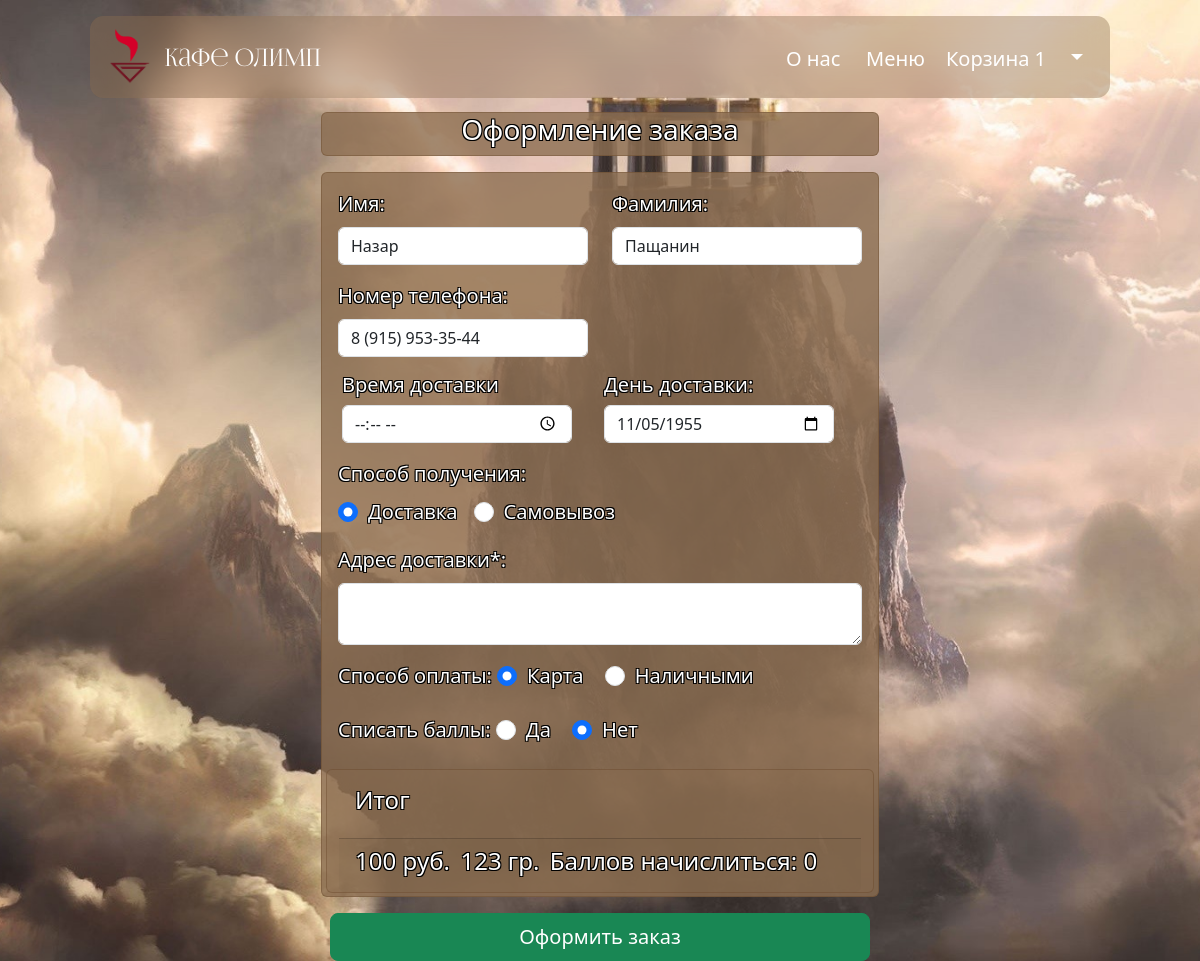
Page /orders/create_order/ (signed in) on the earlier database version.
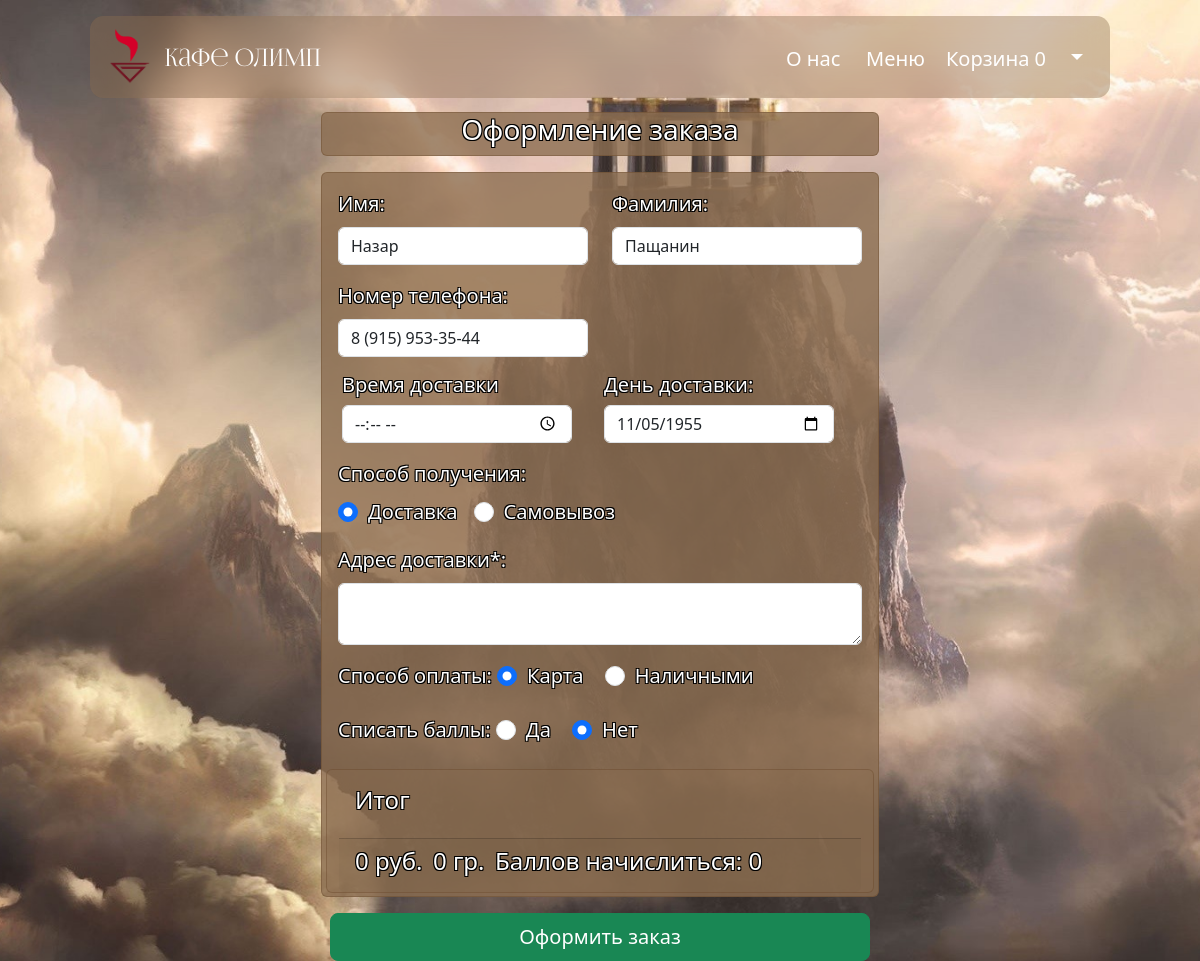
Same page on the later database version.
### users/models.py (models this page shows)
class User(AbstractUser):
    phone_number = PhoneNumberField(blank=True, unique=True, verbose_name="Номер телефона")
    loyalty_program = models.PositiveIntegerField(verbose_name="Баллы программы лояльности", default=0)

### products/models.py (models this page shows, shortened)
class Basket(models.Model):
    user = models.ForeignKey(to=User, on_delete=models.CASCADE)
    product = models.ForeignKey(to=Product, on_delete=models.CASCADE)
    quantity = models.PositiveSmallIntegerField(default=0)
    created_timestamp = models.DateTimeField(auto_now_add=True)
    objects = BasketQuerySet.as_manager()
    def sum_price(self):
        sum_price = self.product.price * self.quantity
        return sum_price
    def sum_weight(self):
        return self.product.weight * self.quantity

class Product(models.Model):
    name = models.CharField(max_length=256, verbose_name="Название")
    slug = models.SlugField(max_length=200, unique=True, blank=True, null=True, verbose_name='URL')
    description = models.TextField()
    price = models.DecimalField(max_digits=8, decimal_places=0, verbose_name="Цена")  # знаки после запятой и количество цифр в цене
    weight = models.DecimalField(max_digits=8, decimal_places=0, verbose_name="Вес")  # знаки после запятой и количество цифр в весе
    on_or_off = models.BooleanField(default=True, verbose_name="Продаётся")
    image = models.ImageField(upload_to='products_images')
    category = models.ForeignKey(to=ProductCategory, on_delete=models.PROTECT, verbose_name="Категория")
    class Meta:
        db_table = 'product'
        verbose_name = 'Продукт'
        verbose_name_plural = 'Продукты'
        ordering = ("id",)

### orders/views.py (the view)
# urls.py: path('create_order/', views.create_order, name='create_order'),
@login_required
def create_order(request):
    if request.method == 'POST':
        form = CreateOrderForm(data=request.POST)
        if form.is_valid():
            print(form.errors)
            try:
                with (((transaction.atomic()))):
                    user = request.user
                    basket_items = Basket.objects.filter(user=user)
                    if basket_items.exists():
                        order = Order.objects.create(
                            user=user,
                            phone_number=form.cleaned_data['phone_number'],
                            requires_delivery=form.cleaned_data['requires_delivery'],
                            delivery_address=form.cleaned_data['delivery_address'],
                            payment_on_get=form.cleaned_data['payment_on_get'],
                            deduct_points=form.cleaned_data['deduct_points'],
                            delivery_datetime=datetime.combine(form.cleaned_data['delivery_date'],
                                                               form.cleaned_data['delivery_time'])
                        )
                        for basket_item in basket_items:
                            product = basket_item.product
                            name = basket_item.product.name
                            price = basket_item.product.sell_price()
                            quantity = basket_item.quantity
                            weight = basket_item.product.weight
                            OrderItem.objects.create(
                                order=order,
                                product=product,
                                name=name,
                                price=price,
                                quantity=quantity,
                                weight=weight,
                            )
                            product.save()
                        if int(order.deduct_points) == 0:
                            order.total_cost = basket_total_sum_price(user)
                            order.save()
                        elif int(order.deduct_points) == 1:
                            order.total_cost = basket_total_sum_price2(user)
                            order.save()
                        baskets = Basket.objects.filter(user=user)
                        point = User.objects.get(id=user.id)
                        summing = BasketQuerySet.total_sum_price(baskets)
                        points = viewing_points(user)
                        if int(order.deduct_points) == 0:
                            point.loyalty_program = points
                        elif int(order.deduct_points) == 1:
                            if summing >= points:
                                point.loyalty_program = 0
                            elif summing < points:
                                point.loyalty_program = points - summing
                        point.save()
                        if order.payment_on_get == '0':
                            k = [i.product.name for i in basket_items]
                            text = ''
                            for i in range(len(k)):
                                text += str(k[i]) + ', '
                            text = text[:-2]
                            description = ' Номер заказа: ' + str(order.id) + ';' + ' Время доставки: ' + str(
                                order.delivery_datetime) + ';' + ' Список покупок: ' + text
                            urls = generate_payment_link(merchant_login=str('Cafe-Olimp'),
                                                         merchant_password_1=str('VKH6zCyE5mFL5iv5f8QV'),
                                                         cost=decimal.Decimal(order.total_cost),
                                                         number=int(order.id),
                                                         description=description)
                            try:
                                return redirect(urls)
                            finally:
                                basket_items.delete()
                        else:
                            basket_items.delete()
                            messages.success(request, 'Заказ оформлен!')
                            return redirect('users:history_of_orders')
            except ValidationError as e:
                messages.success(request, str(e))
                return redirect('basket:order')
        else:
            print(form.errors)
            print()
            print(form.non_field_errors)
    else:
        initial = {
            'first_name': request.user.first_name,
            'last_name': request.user.last_name,
            'phone_number': request.user.phone_number
        }
        form = CreateOrderForm(initial=initial)
    context = {
        'title': 'Оформление заказа',
        'form': form,
        'orders': True,
    }
    return render(request, 'orders/create_order.html', context=context)

### orders/forms.py
class CreateOrderForm(forms.Form):
    first_name = forms.CharField()
    last_name = forms.CharField()
    delivery_time = forms.TimeField()
    delivery_date = forms.DateField()
    phone_number = forms.CharField()
    requires_delivery = forms.ChoiceField(
        choices=[
            ("0", False),
            ("1", True),
        ],
    )
    delivery_address = forms.CharField(required=False)
    payment_on_get = forms.ChoiceField(
        choices=[
            ("0", 'False'),
            ("1", 'True'),
        ],
    )
    deduct_points = forms.ChoiceField(
        choices=[
            ("0", 'False'),
            ("1", 'True'),
        ],
    )

### orders/templatetags/order_dop.py (called while the page is built)
@register.simple_tag()
def basket_total_sum_price(user):
    baskets = Basket.objects.filter(user=user)
    summing = BasketQuerySet.total_sum_price(baskets)
    return decimal.Decimal(summing)

@register.simple_tag()
def basket_total_sum_weight(user):
    baskets = Basket.objects.filter(user=user)
    return BasketQuerySet.total_sum_weight(baskets)

@register.simple_tag()
def accrual_of_points1(user):
    return accrual_of_points(user, basket_total_sum_price(user))

### orders/templates/orders/create_order.html (shortened to what the changed rows need)
<!DOCTYPE html>
<html lang="ru">
{% extends 'products/base.html' %}
{% load static %}
{% block css %}
<link rel="stylesheet" href="{% static '/css/create_order.css' %}">
{% endblock %}
{% block content %}
<head>
</head>
<form action="{% url 'orders:create_order' %}" method="post">
    <div class="container">
        <div class="card col-md-6 col-xl-6">
            <div class="card-body">
                    <div class="row">
                        <div class="col-md-6 mb-3">
                            <label for="id_first_name" class="form-label">Имя:</label>
                            <input type="text" class="form-control" id="id_first_name"
                                value="{% if form.first_name.value %}{{ form.first_name.value }}{% endif %}"
                                name="first_name" required readonly>
                        </div>
                        <div class="col-md-6">
                            <label for="id_last_name" class="form-label">Фамилия:</label>
                            <input type="text" class="form-control" id="id_last_name" name="last_name"
                            value="{% if form.last_name.value %}{{ form.last_name.value }}{% endif %}"
                            required readonly>
                        </div>
                        <div class="col-md-6">
                            <label for="id_phone_number" class="form-label">Номер телефона:</label>
                            <input type="text" class="form-control" id="id_phone_number" name="phone_number"
                                value="{% if form.phone_number.value %}{{ form.phone_number.value }}{% endif %}"
                                required readonly>
                        </div>
                        <div class="card" id="card_7">
                            <div class="card-footer d-flex flex-row" id="order_price_and_points">
                                        {% include "orders/price_weight_points_not.html" %}
                            </div>
                        </div>
                    </div>
            </div>
        </div>
    </div>
</form>
{% endblock  %}

### products/templates/products/base.html (shortened to what this page needs)
<!DOCTYPE html>
<html lang="ru">
{% load static %}
{% load basket_tags %}
<head>
    <link href="{% static '/bootstrap/css/bootstrap.min.css' %}" rel="stylesheet">
    <link rel="stylesheet" href="{% static '/css/base.css' %}">
    {% block css %} {% endblock %}
</head>
<body>
<nav class="navbar navbar-expand-lg navbar-dark bg-transparent fixed-top border-bottom-dark">
    <div class="container">
        <a class="navbar-brand " href="{% url 'index' %}" style="font-family:FoglihtenNo06" id="logotype">
            <img src="/static/img/Logo_p.png" alt="logotip" height="56px" width="56px"/> Кафе Олимп</a>
        <div class="collapse navbar-collapse" id="navbarSupportedContent">
            <ul class="navbar-nav ms-auto">
                <li class="nav-item" id="button_1">
                    <a class="nav-link active" href="{% url 'we' %}">
                        О нас
                    </a>
                </li>
                <li class="nav-item" id="button_2">
                    <a class="nav-link active" href="{% url 'products:index' %}">
                        Меню
                    </a>
                </li>
                {% if user.is_authenticated %}
                <li class="nav-item" id="button_3">
                    <a class="nav-link active" href="{% url 'basket' %}">
                        Корзина
                        <span id="goods-in-basket-count">{% basket_quantity user=request.user %}</span>
                    </a>
                </li>
                <li class="nav-item  dropdown" id="button_4">
                    <a class="nav-link active dropdown-toggle" href="#" id="navbarDropdown" role="button"
                       data-bs-toggle="dropdown" aria-expanded="false">
                    </a>
                </li>
                {% else %}
                <li class="nav-item">
                    <a class="nav-link active" href="{% url 'users:login' %}" id="button_10">Войти <i class="fas fa-sign-in-alt"></i></a>
                </li>
                {% endif %}
            </ul>
        </div>
    </div>
</nav>
{% block content %} {% endblock %}
</body>
</html>

### orders/templates/orders/price_weight_points_not.html (shortened to what this page needs)
{% load order_dop %}
<head>
</head>
    <h4 class="float-right">{% basket_total_sum_price user=request.user %} руб.</h4>
    <a>&nbsp;</a>
    <a>&nbsp;</a>
    <h4 class="float-right">{% basket_total_sum_weight user=request.user %} гр.</h4>
    <a>&nbsp;</a>
    <a>&nbsp;</a>
    <h4 class="float-right"> Баллов начислиться: {% accrual_of_points1 user=request.user %}</h4>

Differences in the rows shown:
changed User "Назар": id "1" → "0"; id "100" → "0"; id "123" → "0"
